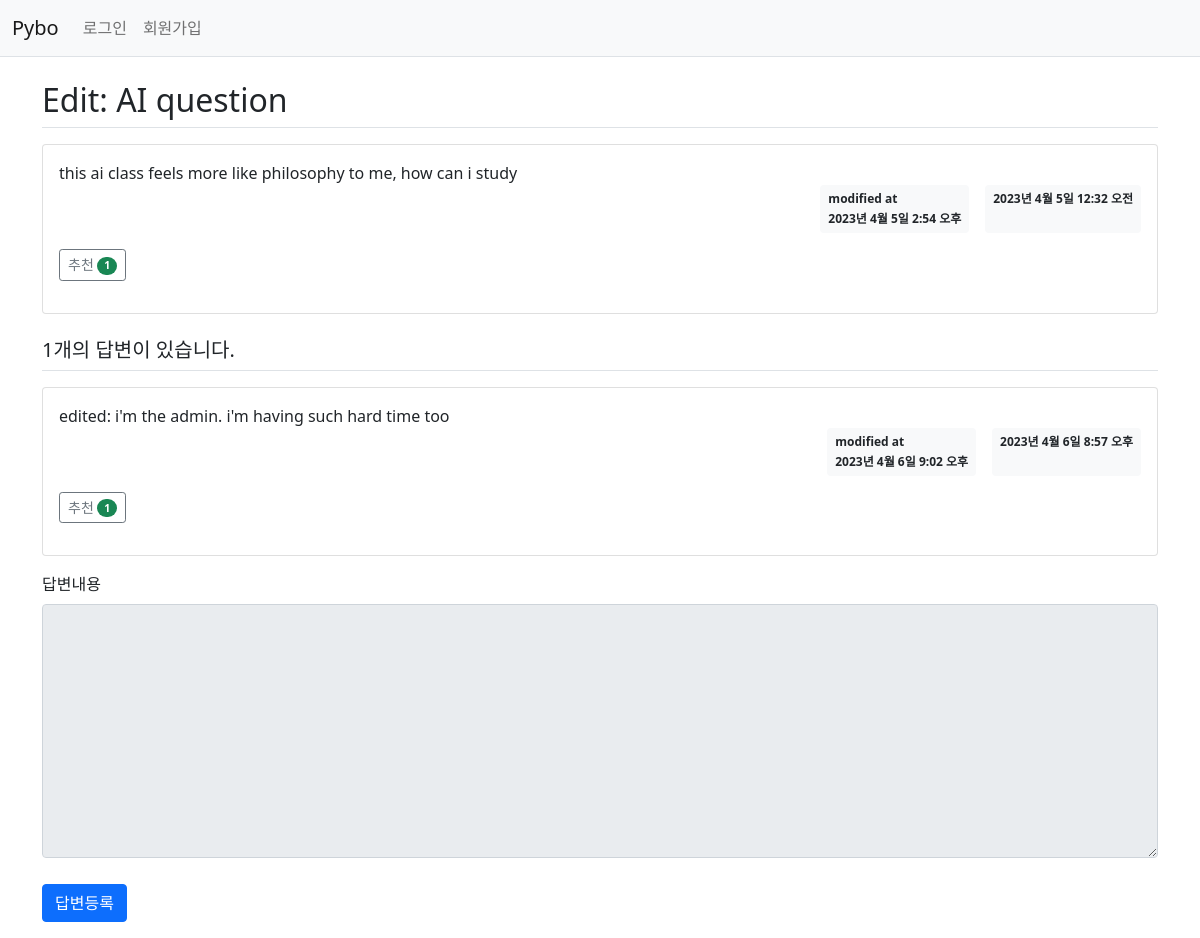
Page /pybo/305/ on the committed database.
### pybo/models.py (models this page shows, shortened)
class Question(models.Model):
    author = models.ForeignKey(User, on_delete=models.CASCADE, related_name='author_question')  # question author
    subject = models.CharField(max_length=200)
    content = models.TextField()
    create_date = models.DateTimeField()
    modify_date = models.DateTimeField(null=True, blank=True)   # modified date
    voter = models.ManyToManyField(User, related_name='voter_question')    # 질문 추천인 추가. ManyToManyField = DB N:N relation

class Answer(models.Model):
    author = models.ForeignKey(User, on_delete=models.CASCADE, related_name='author_answer')  # answer author
    question = models.ForeignKey(Question, on_delete=models.CASCADE)
    content = models.TextField()
    create_date = models.DateTimeField()
    modify_date = models.DateTimeField(null=True, blank=True)   # modified date
    voter = models.ManyToManyField(User, related_name='voter_answer')

### pybo/views/base_views.py (the view)
# urls.py: path('<int:question_id>/', base_views.detail, name='detail'),    # localhost:8000/pybo/2 페이지 요청시 question_id = 2 가 저장되고 views.detail 호출
def detail(request, question_id):
    question = get_object_or_404(Question, pk=question_id)  # Question모델의 pk에 해당하는 값이 존재하지 않으면 404
    context = {'question': question}
    return render(request, 'pybo/question_detail.html', context)

### templates/pybo/question_detail.html (shortened to what this page needs)
{% extends 'base.html'%}
{% block content %}
<div class="container my-3">
    <h2 class="border-bottom py-2">{{ question.subject }}</h2>
    <div class="card my-3">
        <div class="card-body">
            <div class="card-text" style="white-space: pre-line;">{{ question.content }}</div>
            <div class="d-flex justify-content-end">
                {% if question.modify_date %}
                    <div class="badge bg-light text-dark p-2 text-start mx-3">
                        <div class="mb-2">modified at</div>
                        <div>{{ question.modify_date }}</div>
                    </div>
                {% endif %}
                <div class="badge bg-light text-dark p-2">
                    {{ question.create_date }}
                </div>
            </div>
            <div class="my-3">
                <a href="javascript:void(0)" data-uri="{% url 'pybo:question_vote' question.id  %}"
               class="recommend btn btn-sm btn-outline-secondary"> 추천
                    <span class="badge rounded-pill bg-success">{{question.voter.count}}</span>
                </a>
            </div>
        </div>
    </div>
    <h5 class="border-bottom my-3 py-2">{{question.answer_set.count}}개의 답변이 있습니다.</h5>
    {% for answer in question.answer_set.all %}
    <div class="card my-3">
        <div class="card-body">
            <div class="card-text" style="white-space: pre-line;">{{ answer.content }}</div>
            <div class="d-flex justify-content-end">
                {% if answer.modify_date %}
                    <div class="badge bg-light text-dark p-2 text-start mx-3">
                        <div class="mb-2">modified at</div>
                        <div>{{ answer.modify_date }}</div>
                    </div>
                {% endif %}
                <div class="badge bg-light text-dark p-2">
                    {{ answer.create_date }}
                </div>
            </div>
            <div class="my-3">
                <a href="javascript:void(0)" data-uri="{% url 'pybo:answer_vote' answer.id  %}"
               class="recommend btn btn-sm btn-outline-secondary"> 추천
                    <span class="badge rounded-pill bg-success">{{answer.voter.count}}</span>
                </a>
            </div>
        </div>
    </div>
    {% endfor %}
    <form action="{% url 'pybo:answer_create' question.id %}" method="post" class="my-3">
        <div class="mb-3">
            <label for="content" class="form-label">답변내용</label>
            <textarea {% if not user.is_authenticated %}disabled{% endif %}
              name="content" id="content" class="form-control" rows="10"></textarea>
        </div>
        <input type="submit" value="답변등록" class="btn btn-primary">
    </form>
</div>
{% endblock %}

### static/style.css (style rules this page uses)
textarea { width: 100%; }
input[type=submit] { margin-top: 10px; }

### rows in the picture
Question: subject "Edit: AI question", content "this ai class feels more like philosophy to me, how can i study", modify_date "2023년 4월 5일 2:54 오후", create_date "2023년 4월 5일 12:32 오전", voter.count "1", answer_set.count "1"
Answer: content "edited: i'm the admin. i'm having such hard time too", modify_date "2023년 4월 6일 9:02 오후", create_date "2023년 4월 6일 8:57 오후", voter.count "1"
